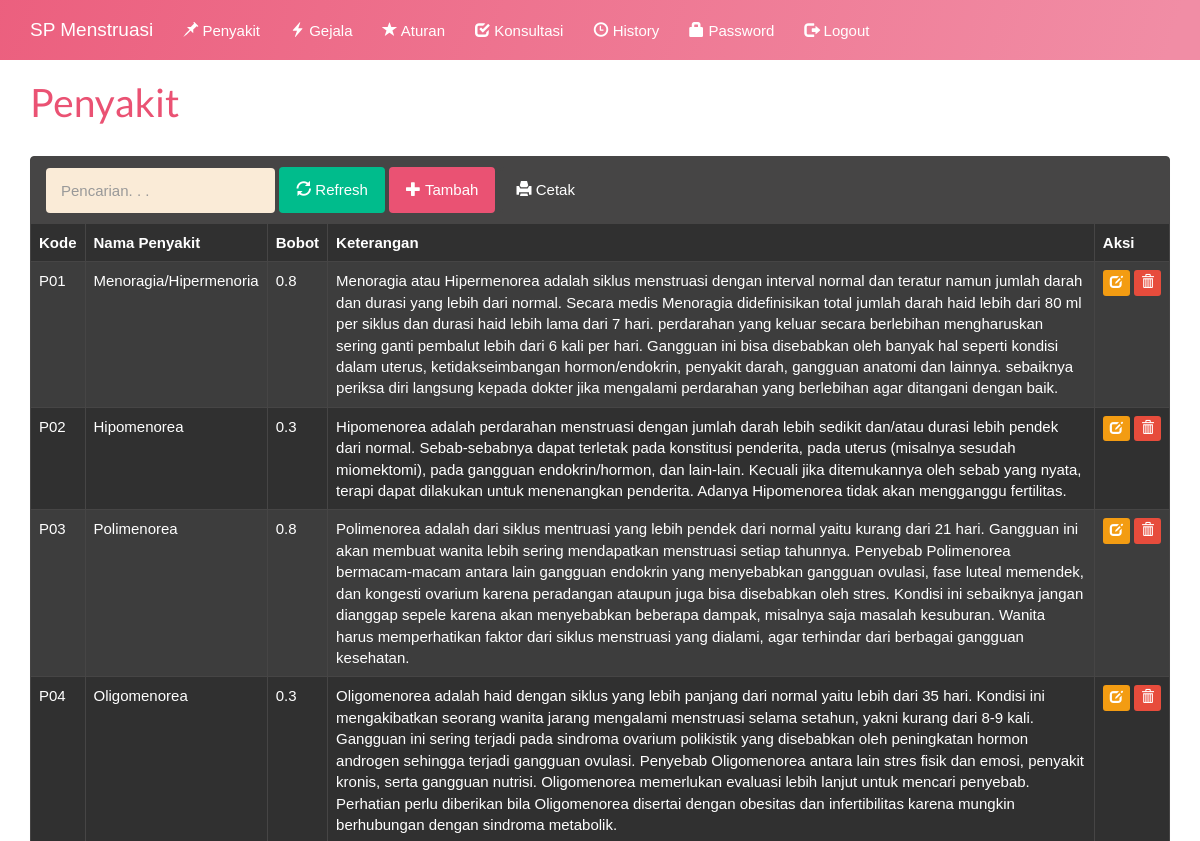
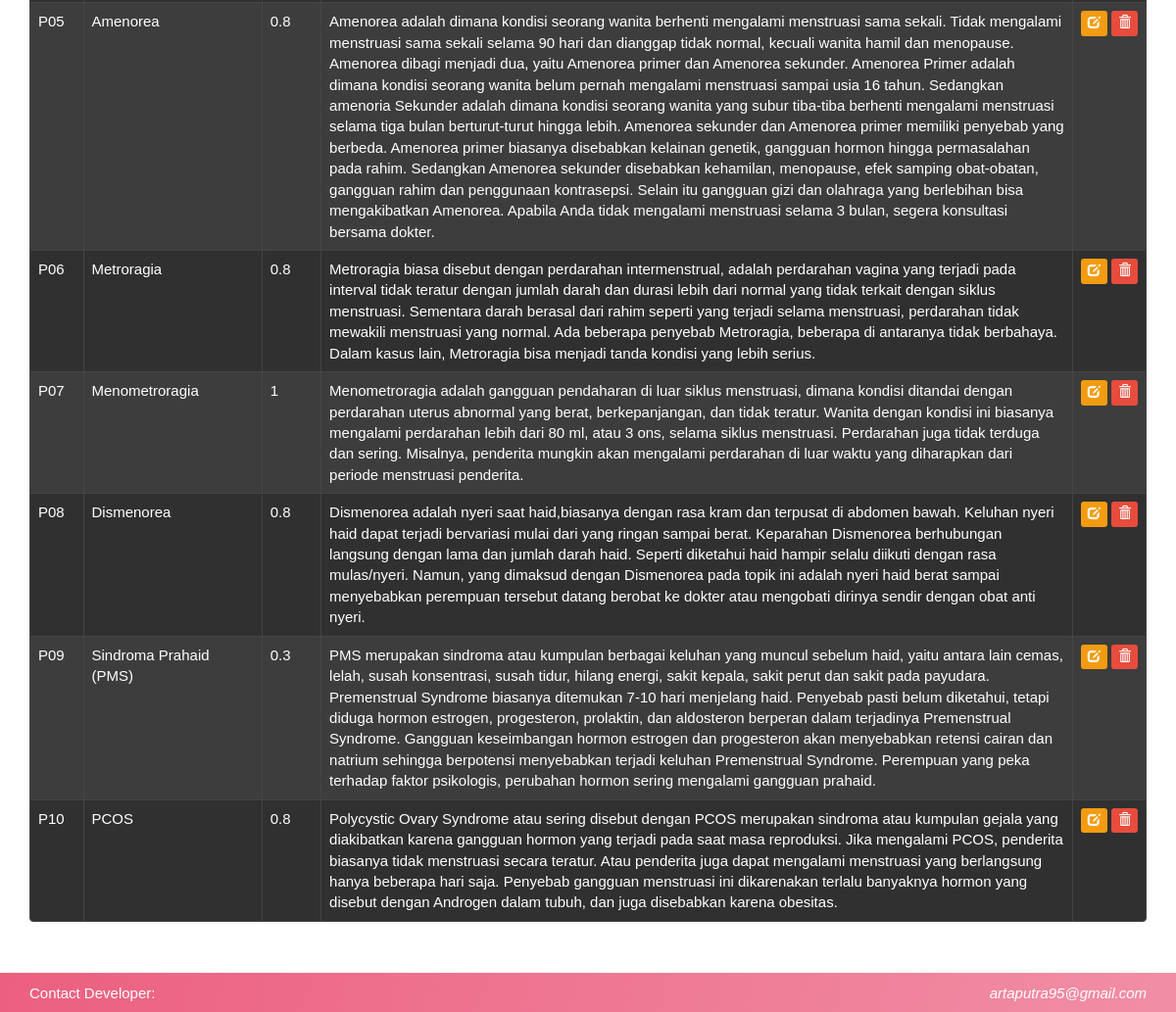
/index.php?m=penyakit (signed in), run on the app's committed database (2 pictures, top to bottom).
### tables this page shows
CREATE TABLE `tb_penyakit` (
  `kode_penyakit` varchar(16) NOT NULL,
  `nama_penyakit` varchar(255) DEFAULT NULL,
  `bobot` double DEFAULT NULL,
  `keterangan` text DEFAULT NULL
);

### functions.php (called while the page is built, shortened)
<?php
include 'config.php';
include 'includes/db.php';
$db = new DB($config['server'], $config['username'], $config['password'], $config['database_name']);
function _get($key, $val = null)
{
    if (isset($_GET[$key]))
        return $_GET[$key];
    else
        return $val;
}

### config.php (called while the page is built)
<?php
$config["server"] = 'localhost';
$config["username"] = 'root';
$config["password"] = '';
$config["database_name"] = 'spmk3213_es_menstruasi';

### includes/db.php (called while the page is built, shortened)
<?php
class DB
{
	var $conn = null;
	public function __construct($host, $username, $passwd, $dbname)
	{
		$this->conn = mysqli_connect($host, $username, $passwd, $dbname);
	}
	public function query($sql)
	{
		$query = mysqli_query($this->conn, $sql) or die('<pre>Error mysqli_query: ' . mysqli_error($this->conn) . '<br />' . $sql . '</pre>');
		return $query;
	}
	public function get_results($sql)
	{
		$query = $this->query($sql);
		$arr = array();
		while ($row = mysqli_fetch_object($query)) {
			$arr[] = $row;
		}
		return $arr;
	}
}

### penyakit.php (the view, shortened to what this page needs)
<div class="page-header">
    <h1>Penyakit</h1>
</div>
<div class="panel panel-default">
    <div class="panel-heading">
        <form class="form-inline">
            <div class="form-group">
                <input class="form-control" type="text" placeholder="Pencarian. . ." name="q" value="<?= _get('q') ?>" />
            </div>
            <div class="form-group">
                <button class="btn btn-success"><span class="glyphicon glyphicon-refresh"></span> Refresh</button>
            </div>
            <div class="form-group">
                <a class="btn btn-primary" href="?m=penyakit_tambah"><span class="glyphicon glyphicon-plus"></span> Tambah</a>
            </div>
            <div class="form-group">
                <a class="btn btn-default" href="cetak.php?m=penyakit&q=<?= _get('q') ?>" target="_blank"><span class="glyphicon glyphicon-print"></span> Cetak</a>
            </div>
        </form>
    </div>
    <div class="table-responsive">
        <table class="table table-bordered table-hover table-striped color-white">
            <thead>
                <tr class="nw">
                    <th>Kode</th>
                    <th>Nama Penyakit</th>
                    <th>Bobot</th>
                    <th>Keterangan</th>
                    <th>Aksi</th>
                </tr>
            </thead>
            <?php
            $q = esc_field(_get('q'));
            $rows = $db->get_results("SELECT * FROM tb_penyakit
            WHERE kode_penyakit LIKE '%$q%' OR nama_penyakit LIKE '%$q%' OR keterangan LIKE '%$q%'
            ORDER BY kode_penyakit");
            foreach ($rows as $row) : ?>
                <tr>
                    <td><?= $row->kode_penyakit ?></td>
                    <td><?= $row->nama_penyakit ?></td>
                    <td><?= $row->bobot ?></td>
                    <td><?= $row->keterangan ?></td>
                    <td class="nw">
                        <a class="btn btn-xs btn-warning" href="?m=penyakit_ubah&amp;ID=<?= $row->kode_penyakit ?>"><span class="glyphicon glyphicon-edit"></span></a>
                        <a class="btn btn-xs btn-danger" href="aksi.php?act=penyakit_hapus&amp;ID=<?= $row->kode_penyakit ?>" onclick="return confirm('Hapus data?')"><span class="glyphicon glyphicon-trash"></span></a>
                    </td>
                </tr>
            <?php endforeach;
            ?>
        </table>
    </div>
</div>

### assets/css/general.css (style rules this page uses)
html { position: relative; min-height: 100%; }
body { margin-bottom: 70px; }
.nw { white-space: nowrap; }
.page-header { margin-top: 0; padding-bottom: 0; }
.page-header h1 { margin-top: 0; }

### assets/style.css (style rules this page uses)
* { padding: 0; margin: 0; text-decoration: none !important; list-style: none; font-family: "DM Sans", sans-serif; scroll-behavior: smooth; }
.btn-primary { background-color: #ea5273; color:#ffffff; border-color: #ea5273; }
body { background-color:#ffffff; color: #ea5273; }
.color-white { color:#ffffff; }
.form-control { background-color:antiquewhite; }

### data on the page
tb_penyakit: kode_penyakit "P01", nama_penyakit "Menoragia/Hipermenoria", bobot "0.8", keterangan "Menoragia atau Hipermenorea adalah siklus menstruasi dengan interval normal dan teratur namun jumlah darah dan durasi yang lebih dari normal. Secara medis Menoragia didefinisikan total jumlah darah haid lebih dari 80 ml per siklus dan durasi haid lebih lama dari 7 hari. perdarahan yang keluar secara berlebihan mengharuskan sering ganti pembalut lebih dari 6 kali per hari. Gangguan ini bisa disebabkan oleh banyak hal seperti kondisi dalam uterus, ketidakseimbangan hormon/endokrin, penyakit darah, gangguan anatomi dan lainnya. sebaiknya periksa diri langsung kepada dokter jika mengalami perdarahan yang berlebihan agar ditangani dengan baik."
tb_penyakit: kode_penyakit "P02", nama_penyakit "Hipomenorea", bobot "0.3", keterangan "Hipomenorea adalah perdarahan menstruasi dengan jumlah darah lebih sedikit dan/atau durasi lebih pendek dari normal. Sebab-sebabnya dapat terletak pada konstitusi penderita, pada uterus (misalnya sesudah miomektomi), pada gangguan endokrin/hormon, dan lain-lain. Kecuali jika ditemukannya oleh sebab yang nyata, terapi dapat dilakukan untuk menenangkan penderita. Adanya Hipomenorea tidak akan mengganggu fertilitas."
tb_penyakit: kode_penyakit "P03", nama_penyakit "Polimenorea", bobot "0.8", keterangan "Polimenorea adalah dari siklus mentruasi yang lebih pendek dari normal yaitu kurang dari 21 hari. Gangguan ini akan membuat wanita lebih sering mendapatkan menstruasi setiap tahunnya. Penyebab Polimenorea bermacam-macam antara lain gangguan endokrin yang menyebabkan gangguan ovulasi, fase luteal memendek, dan kongesti ovarium karena peradangan ataupun juga bisa disebabkan oleh stres. Kondisi ini sebaiknya jangan dianggap sepele karena akan menyebabkan beberapa dampak, misalnya saja masalah kesuburan. Wanita harus memperhatikan faktor dari siklus menstruasi yang dialami, agar terhindar dari berbagai gangguan kesehatan."
tb_penyakit: kode_penyakit "P04", nama_penyakit "Oligomenorea", bobot "0.3", keterangan "Oligomenorea adalah haid dengan siklus yang lebih panjang dari normal yaitu lebih dari 35 hari. Kondisi ini mengakibatkan seorang wanita jarang mengalami menstruasi selama setahun, yakni kurang dari 8-9 kali. Gangguan ini sering terjadi pada sindroma ovarium polikistik yang disebabkan oleh peningkatan hormon androgen sehingga terjadi gangguan ovulasi. Penyebab Oligomenorea antara lain stres fisik dan emosi, penyakit kronis, serta gangguan nutrisi. Oligomenorea memerlukan evaluasi lebih lanjut untuk mencari penyebab. Perhatian perlu diberikan bila Oligomenorea disertai dengan obesitas dan infertibilitas karena mungkin berhubungan dengan sindroma metabolik."
tb_penyakit: kode_penyakit "P05", nama_penyakit "Amenorea", bobot "0.8", keterangan "Amenorea adalah dimana kondisi seorang wanita berhenti mengalami menstruasi sama sekali. Tidak mengalami menstruasi sama sekali selama 90 hari dan dianggap tidak normal, kecuali wanita hamil dan menopause. Amenorea dibagi menjadi dua, yaitu Amenorea primer dan Amenorea sekunder. Amenorea Primer adalah dimana kondisi seorang wanita belum pernah mengalami menstruasi sampai usia 16 tahun. Sedangkan amenoria Sekunder adalah dimana kondisi seorang wanita yang subur tiba-tiba berhenti mengalami menstruasi selama tiga bulan berturut-turut hingga lebih. Amenorea sekunder dan Amenorea primer memiliki penyebab yang berbeda. Amenorea primer biasanya disebabkan kelainan genetik, gangguan hormon hingga…"
tb_penyakit: kode_penyakit "P06", nama_penyakit "Metroragia", bobot "0.8", keterangan "Metroragia biasa disebut dengan perdarahan intermenstrual, adalah perdarahan vagina yang terjadi pada interval tidak teratur dengan jumlah darah dan durasi lebih dari normal yang tidak terkait dengan siklus menstruasi. Sementara darah berasal dari rahim seperti yang terjadi selama menstruasi, perdarahan tidak mewakili menstruasi yang normal. Ada beberapa penyebab Metroragia, beberapa di antaranya tidak berbahaya. Dalam kasus lain, Metroragia bisa menjadi tanda kondisi yang lebih serius."
tb_penyakit: kode_penyakit "P07", nama_penyakit "Menometroragia", bobot "1", keterangan "Menometroragia adalah gangguan pendaharan di luar siklus menstruasi, dimana kondisi ditandai dengan perdarahan uterus abnormal yang berat, berkepanjangan, dan tidak teratur. Wanita dengan kondisi ini biasanya mengalami perdarahan lebih dari 80 ml, atau 3 ons, selama siklus menstruasi. Perdarahan juga tidak terduga dan sering. Misalnya, penderita mungkin akan mengalami perdarahan di luar waktu yang diharapkan dari periode menstruasi penderita."
tb_penyakit: kode_penyakit "P08", nama_penyakit "Dismenorea", bobot "0.8", keterangan "Dismenorea adalah nyeri saat haid,biasanya dengan rasa kram dan terpusat di abdomen bawah. Keluhan nyeri haid dapat terjadi bervariasi mulai dari yang ringan sampai berat. Keparahan Dismenorea berhubungan langsung dengan lama dan jumlah darah haid. Seperti diketahui haid hampir selalu diikuti dengan rasa mulas/nyeri. Namun, yang dimaksud dengan Dismenorea pada topik ini adalah nyeri haid berat sampai menyebabkan perempuan tersebut datang berobat ke dokter atau mengobati dirinya sendir dengan obat anti nyeri."
tb_penyakit: kode_penyakit "P09", nama_penyakit "Sindroma Prahaid (PMS)", bobot "0.3", keterangan "PMS merupakan sindroma atau kumpulan berbagai keluhan yang muncul sebelum haid, yaitu antara lain cemas, lelah, susah konsentrasi, susah tidur, hilang energi, sakit kepala, sakit perut dan sakit pada payudara. Premenstrual Syndrome biasanya ditemukan 7-10 hari menjelang haid. Penyebab pasti belum diketahui, tetapi diduga hormon estrogen, progesteron, prolaktin, dan aldosteron berperan dalam terjadinya Premenstrual Syndrome. Gangguan keseimbangan hormon estrogen dan progesteron akan menyebabkan retensi cairan dan natrium sehingga berpotensi menyebabkan terjadi keluhan Premenstrual Syndrome. Perempuan yang peka terhadap faktor psikologis, perubahan hormon sering mengalami gangguan prahaid."
tb_penyakit: kode_penyakit "P10", nama_penyakit "PCOS", bobot "0.8", keterangan "Polycystic Ovary Syndrome atau sering disebut dengan PCOS merupakan sindroma atau kumpulan gejala yang diakibatkan karena gangguan hormon yang terjadi pada saat masa reproduksi. Jika mengalami PCOS, penderita biasanya tidak menstruasi secara teratur. Atau penderita juga dapat mengalami menstruasi yang berlangsung hanya beberapa hari saja. Penyebab gangguan menstruasi ini dikarenakan terlalu banyaknya hormon yang disebut dengan Androgen dalam tubuh, dan juga disebabkan karena obesitas."
